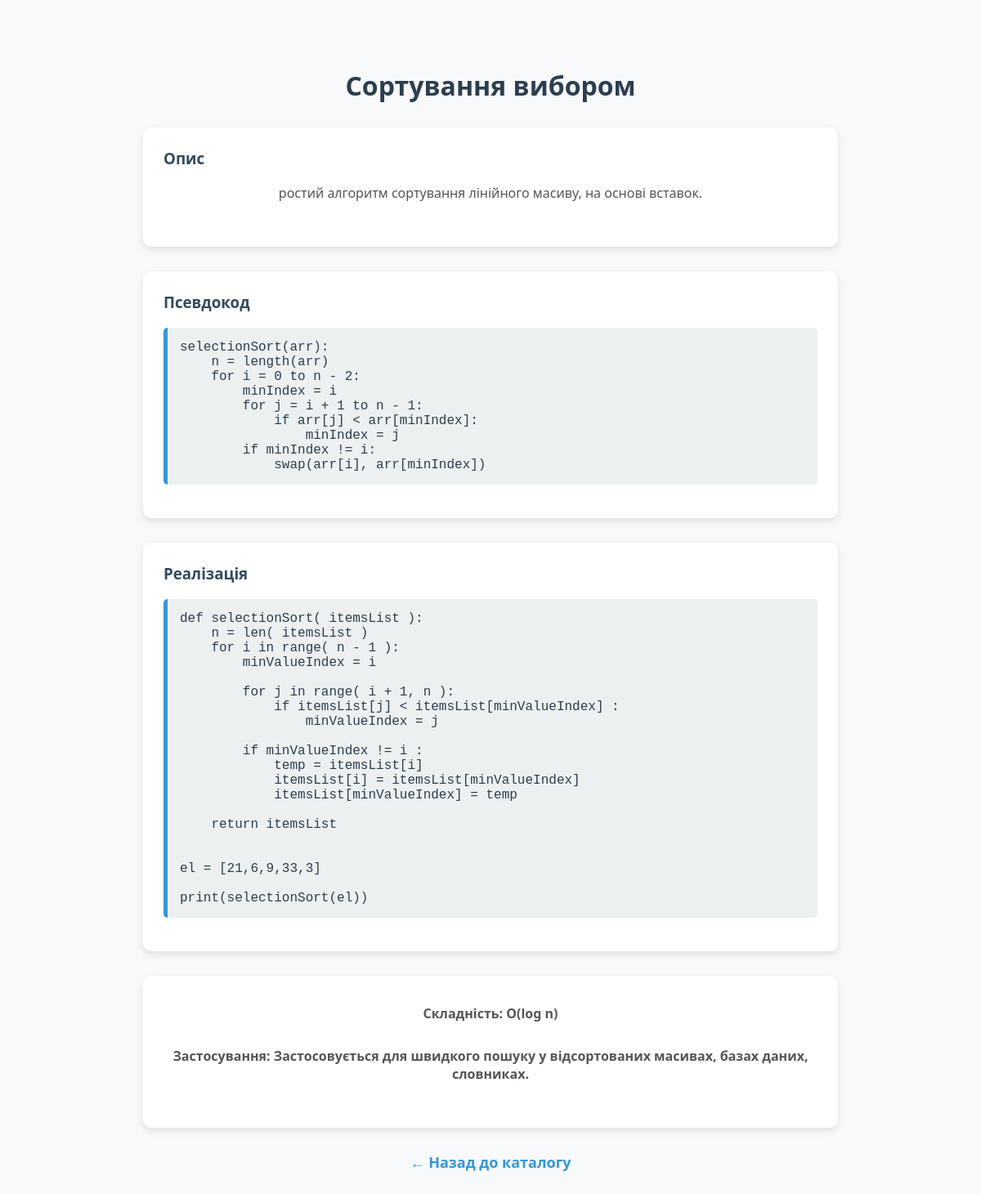
Page /algorithm/3 on the committed database.
### models.py (models this page shows)
class Algorithm(db.Model):
    id = db.Column(db.Integer, primary_key=True)
    name = db.Column(db.String(100), nullable=False)
    category = db.Column(db.String(50), nullable=False)
    description = db.Column(db.Text, nullable=False)
    pseudocode = db.Column(db.Text)
    implementation = db.Column(db.Text)
    complexity = db.Column(db.String(100))
    usage = db.Column(db.Text)

### app.py (the view)
@app.route('/algorithm/<int:id>')
def algorithm(id):
    algo = Algorithm.query.get_or_404(id)
    return render_template('algorithm.html', algo=algo)

### templates/algorithm.html (shortened to what this page needs)
﻿<!DOCTYPE html>
<html lang="uk">
<head>
    <link rel="stylesheet" href="{{ url_for('static', filename='style.css') }}">
</head>
<body>
    <h1>{{ algo.name }}</h1>
    <div class="section">
        <h3>Опис</h3>
        <p>{{ algo.description }}</p>
    </div>
    <div class="section">
        <h3>Псевдокод</h3>
        <pre>{{ algo.pseudocode }}</pre>
    </div>
    <div class="section">
        <h3>Реалізація</h3>
        <pre>{{ algo.implementation }}</pre>
    </div>
    <div class="section">
        <p class="meta">Складність: {{ algo.complexity }}</p>
        <p class="meta">Застосування: {{ algo.usage }}</p>
    </div>
    <a class="back-link" href="{{ url_for('index') }}">← Назад до каталогу</a>
</body>
</html>

### static/style.css (style rules this page uses)
body { font-family: 'Segoe UI', sans-serif; background: linear-gradient(to right, #ece9e6, #ffffff); margin: 0; padding: 40px; }
h1 { text-align: center; font-size: 36px; margin-bottom: 10px; color: #2c3e50; }
p { text-align: center; color: #555; font-size: 16px; margin-bottom: 30px; }
a { text-decoration: none; color: #2c3e50; font-weight: bold; font-size: 18px; }
body { font-family: 'Segoe UI', sans-serif; background: #f7f9fb; margin: 0; padding: 40px; color: #2c3e50; }
h1 { font-size: 32px; text-align: center; margin-bottom: 20px; color: #2c3e50; }
.section { margin: 30px auto; max-width: 800px; background-color: #ffffff; padding: 25px; border-radius: 10px; box-shadow: 0 4px 10px rgba(0, 0, 0, 0.1); }
.section h3 { margin-top: 0; color: #34495e; }
pre { background-color: #ecf0f1; padding: 15px; border-left: 5px solid #3498db; overflow-x: auto; font-family: 'Courier New', monospace; white-space: pre-wrap; word-break: break-word; border-radius: 5px; }
.meta { font-weight: bold; margin-top: 10px; color: #555; }
.back-link { display: block; text-align: center; margin-top: 30px; text-decoration: none; color: #3498db; font-weight: bold; }

### rows in the picture
Algorithm: name "Сортування вибором", description "ростий алгоритм сортування лінійного масиву, на основі вставок.", pseudocode "selectionSort(arr): n = length(arr) for i = 0 to n - 2: minIndex = i for j = i + 1 to n - 1: if arr[j] < arr[minIndex]: minIndex = j if minIndex != i: swap(arr[i], arr[minIndex])", implementation "def selectionSort( itemsList ): n = len( itemsList ) for i in range( n - 1 ): minValueIndex = i for j in range( i + 1, n ): if itemsList[j] < itemsList[minValueIndex] : minValueIndex = j if minValueIndex != i : temp = itemsList[i] itemsList[i] = itemsList[minValueIndex] itemsList[minValueIndex] = temp return itemsList el = [21,6,9,33,3] print(selectionSort(el))", complexity "O(log n)", usage "Застосовується для швидкого пошуку у відсортованих масивах, базах даних, словниках."
